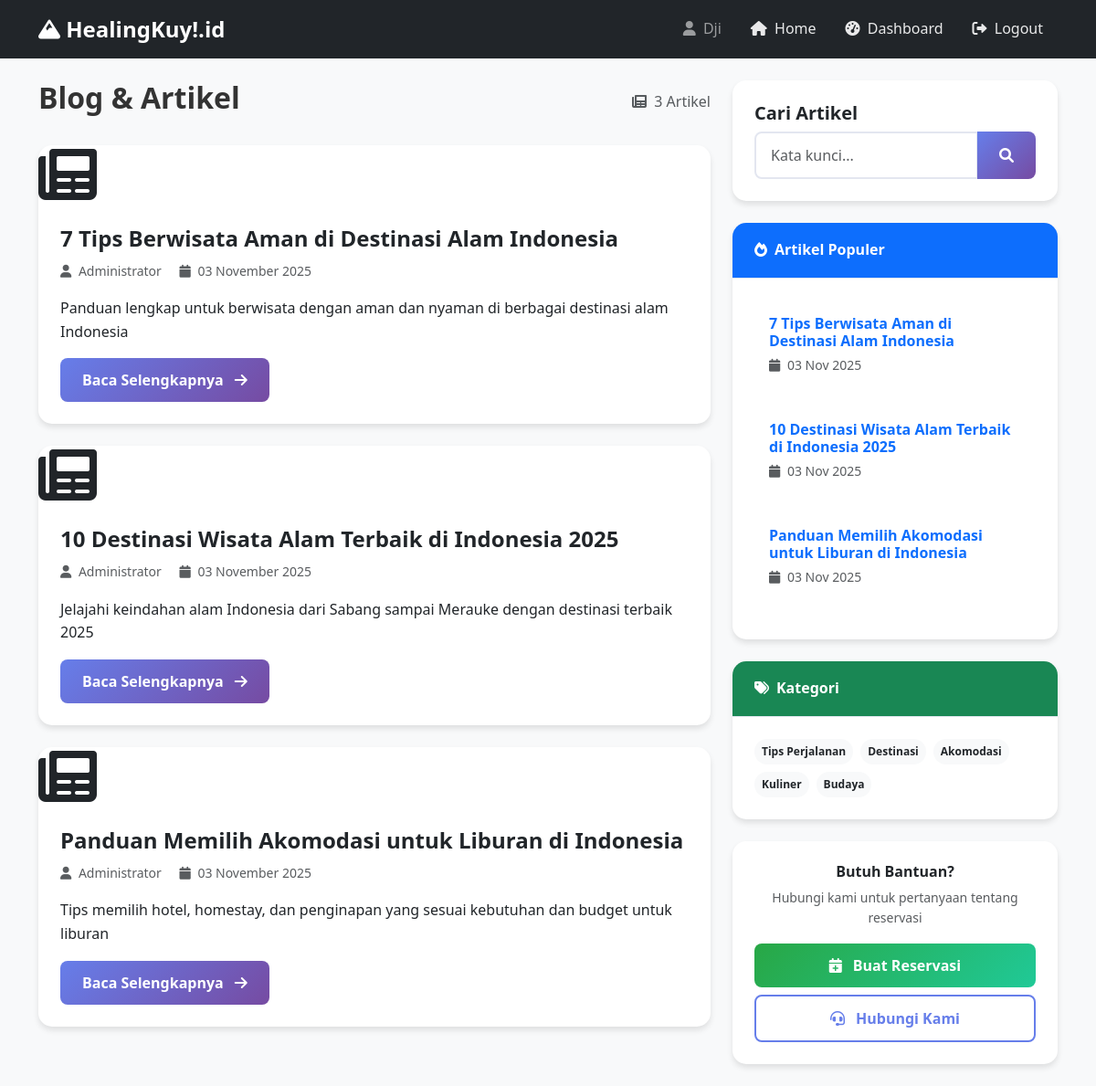
/user/blog.php (signed in), run on the app's committed database.
### tables this page shows
CREATE TABLE `blog_posts` (
  `id` int(11) NOT NULL,
  `title` varchar(255) NOT NULL,
  `content` text NOT NULL,
  `excerpt` text DEFAULT NULL,
  `image` varchar(255) DEFAULT NULL,
  `author_id` int(11) NOT NULL,
  `status` enum('published','draft') DEFAULT 'published',
  `created_at` timestamp NOT NULL DEFAULT current_timestamp(),
  `updated_at` timestamp NOT NULL DEFAULT current_timestamp() ON UPDATE current_timestamp()
);

CREATE TABLE `users` (
  `id` int(11) NOT NULL,
  `name` varchar(100) NOT NULL,
  `email` varchar(100) NOT NULL,
  `password` varchar(255) NOT NULL,
  `role` enum('admin','user') DEFAULT 'user',
  `phone` varchar(20) DEFAULT NULL,
  `address` text DEFAULT NULL,
  `created_at` timestamp NOT NULL DEFAULT current_timestamp()
);

### user/blog.php (the view, shortened to what this page needs)
<?php
include '../includes/config.php';
$search_keyword = '';
$blog_posts = [];
if (isset($_GET['search']) && !empty($_GET['search'])) {
    $search_keyword = sanitize($_GET['search']);
    $stmt = $pdo->prepare("
        SELECT b.*, u.name as author_name
        FROM blog_posts b
        JOIN users u ON b.author_id = u.id
        WHERE b.status = 'published'
        AND (b.title LIKE ? OR b.content LIKE ? OR b.excerpt LIKE ?)
        ORDER BY b.created_at DESC
    ");
    $search_term = "%$search_keyword%";
    $stmt->execute([$search_term, $search_term, $search_term]);
    $blog_posts = $stmt->fetchAll();
} else {
    $stmt = $pdo->query("
        SELECT b.*, u.name as author_name
        FROM blog_posts b
        JOIN users u ON b.author_id = u.id
        WHERE b.status = 'published'
        ORDER BY b.created_at DESC
    ");
    $blog_posts = $stmt->fetchAll();
}
$popular_posts = $pdo->query("
    SELECT b.*, u.name as author_name
    FROM blog_posts b
    JOIN users u ON b.author_id = u.id
    WHERE b.status = 'published'
    ORDER BY b.created_at DESC
    LIMIT 3
")->fetchAll();
?>
<!DOCTYPE html>
<html lang="id">
<head>
    <link href="https://cdn.jsdelivr.net/npm/bootstrap@5.3.0/dist/css/bootstrap.min.css" rel="stylesheet">
    <link href="https://cdnjs.cloudflare.com/ajax/libs/font-awesome/6.0.0/css/all.min.css" rel="stylesheet">
    <link href="../assets/css/style.css" rel="stylesheet">
</head>
<body>
    <nav class="navbar navbar-expand-lg navbar-dark bg-dark">
        <div class="container">
            <a class="navbar-brand fw-bold" href="../index.php">
                <i class="fas fa-mountain"></i> HealingKuy!.id
            </a>
            <div class="navbar-nav ms-auto">
                <span class="navbar-text me-3">
                    <i class="fas fa-user me-1"></i> <?php echo $_SESSION['name']; ?>
                </span>
                <a class="nav-link" href="../index.php"><i class="fas fa-home me-1"></i> Home</a>
                <a class="nav-link" href="dashboard.php"><i class="fas fa-tachometer-alt me-1"></i> Dashboard</a>
                <a class="nav-link" href="../logout.php"><i class="fas fa-sign-out-alt me-1"></i> Logout</a>
            </div>
        </div>
    </nav>
    <div class="container mt-4">
        <div class="row">
            <div class="col-lg-8">
                <div class="d-flex justify-content-between align-items-center mb-4">
                    <h2>Blog & Artikel</h2>
                    <div class="text-muted">
                        <i class="fas fa-newspaper me-1"></i>
                        <?php echo count($blog_posts); ?> Artikel
                    </div>
                </div>
                <?php if(empty($blog_posts)): ?>
                    <div class="text-center py-5">
                        <i class="fas fa-newspaper fa-4x text-muted mb-3"></i>
                        <h5 class="text-muted">
                            <?php if($search_keyword): ?>
                                Tidak ditemukan artikel dengan kata kunci "<?php echo $search_keyword; ?>"
                            <?php else: ?>
                                Belum ada artikel blog
                            <?php endif; ?>
                        </h5>
                        <p class="text-muted">
                            <?php if($search_keyword): ?>
                                <a href="blog.php" class="btn btn-primary mt-2">Lihat Semua Artikel</a>
                            <?php else: ?>
                                Silakan kembali lagi nanti untuk membaca artikel terbaru.
                            <?php endif; ?>
                        </p>
                    </div>
                <?php else: ?>
                    <?php foreach($blog_posts as $post): ?>
                    <div class="card blog-card mb-4">
                        <div class="blog-image">
                            <i class="fas fa-newspaper fa-4x"></i>
                        </div>
                        <div class="card-body">
                            <h4 class="card-title"><?php echo $post['title']; ?></h4>
                            <div class="text-muted mb-3">
                                <small>
                                    <i class="fas fa-user me-1"></i> <?php echo $post['author_name']; ?>
                                    <i class="fas fa-calendar me-1 ms-3"></i> <?php echo date('d F Y', strtotime($post['created_at'])); ?>
                                </small>
                            </div>
                            <p class="card-text">
                                <?php
                                $excerpt = $post['excerpt'] ?: strip_tags($post['content']);
                                echo strlen($excerpt) > 200 ? substr($excerpt, 0, 200) . '...' : $excerpt;
                                ?>
                            </p>
                            <a href="blog_detail.php?id=<?php echo $post['id']; ?>" class="btn btn-primary">
                                Baca Selengkapnya <i class="fas fa-arrow-right ms-1"></i>
                            </a>
                        </div>
                    </div>
                    <?php endforeach; ?>
                <?php endif; ?>
            </div>
            <div class="col-lg-4">
                <div class="card mb-4">
                    <div class="card-body">
                        <h5 class="card-title">Cari Artikel</h5>
                        <form method="GET" action="blog.php">
                            <div class="input-group">
                                <input type="text" class="form-control" name="search"
                                       value="<?php echo $search_keyword; ?>"
                                       placeholder="Kata kunci...">
                                <button class="btn btn-primary" type="submit">
                                    <i class="fas fa-search"></i>
                                </button>
                            </div>
                        </form>
                    </div>
                </div>
                <div class="card mb-4">
                    <div class="card-header bg-primary text-white">
                        <h6 class="mb-0"><i class="fas fa-fire me-2"></i>Artikel Populer</h6>
                    </div>
                    <div class="card-body">
                        <?php foreach($popular_posts as $post): ?>
                        <div class="popular-post mb-3 p-3">
                            <h6 class="mb-1">
                                <a href="blog_detail.php?id=<?php echo $post['id']; ?>" class="text-decoration-none">
                                    <?php echo $post['title']; ?>
                                </a>
                            </h6>
                            <small class="text-muted">
                                <i class="fas fa-calendar me-1"></i>
                                <?php echo date('d M Y', strtotime($post['created_at'])); ?>
                            </small>
                        </div>
                        <?php endforeach; ?>
                    </div>
                </div>
                <div class="card mb-4">
                    <div class="card-header bg-success text-white">
                        <h6 class="mb-0"><i class="fas fa-tags me-2"></i>Kategori</h6>
                    </div>
                    <div class="card-body">
                        <div class="d-flex flex-wrap gap-2">
                            <span class="badge bg-light text-dark p-2">Tips Perjalanan</span>
                            <span class="badge bg-light text-dark p-2">Destinasi</span>
                            <span class="badge bg-light text-dark p-2">Akomodasi</span>
                            <span class="badge bg-light text-dark p-2">Kuliner</span>
                            <span class="badge bg-light text-dark p-2">Budaya</span>
                        </div>
                    </div>
                </div>
                <div class="card">
                    <div class="card-body text-center">
                        <h6>Butuh Bantuan?</h6>
                        <p class="text-muted small mb-3">Hubungi kami untuk pertanyaan tentang reservasi</p>
                        <div class="d-grid gap-2">
                            <a href="reservation.php" class="btn btn-success">
                                <i class="fas fa-calendar-plus me-1"></i> Buat Reservasi
                            </a>
                            <a href="../index.php#contact" class="btn btn-outline-primary">
                                <i class="fas fa-headset me-1"></i> Hubungi Kami
                            </a>
                        </div>
                    </div>
                </div>
            </div>
        </div>
    </div>
</body>
</html>

### assets/css/style.css (style rules this page uses)
:root { --primary-color: #667eea; --primary-dark: #5a6fd8; --secondary-color: #764ba2; --success-color: #28a745; --warning-color: #ffc107; --danger-color: #dc3545; --info-color: #17a2b8; --light-color: #f8f9fa; --dark-color: #343a40; --gradient-primary: linear-gradient(135deg, #667eea 0%, #764ba2 100%); --gradient-success: linear-gradient(135deg, #28a745 0%, #20c997 100%); --gradient-warning: linear-gradient(135deg, #ffc107 0%, #fd7e14 100%); --gradient-danger: linear-gradient(135deg, #dc3545 0%, #e83e8c 100%); --border-radius: 15px; --box-shadow: 0 4px 6px rgba(0, 0, 0, 0.1); --box-shadow-hover: 0 8px 15px rgba(0, 0, 0, 0.2); --transition: all 0.3s ease; }
* { margin: 0; padding: 0; box-sizing: border-box; }
body { font-family: 'Segoe UI', Tahoma, Geneva, Verdana, sans-serif; line-height: 1.6; color: #333; background-color: #f8f9fa; }
h1, h2, h3, h4, h5, h6 { font-weight: 700; line-height: 1.2; margin-bottom: 0.5rem; }
.navbar-brand { font-weight: 800; font-size: 1.5rem; }
.navbar-dark .navbar-nav .nav-link { color: rgba(255, 255, 255, 0.9); font-weight: 500; transition: var(--transition); padding: 0.5rem 1rem; border-radius: 0.375rem; }
.card { border: none; border-radius: var(--border-radius); box-shadow: var(--box-shadow); transition: var(--transition); margin-bottom: 1.5rem; }
.card-header { background-color: white; border-bottom: 1px solid #e3e6f0; padding: 1.25rem 1.5rem; border-radius: var(--border-radius) var(--border-radius) 0 0 !important; }
.card-body { padding: 1.5rem; }
.btn { border-radius: 0.5rem; font-weight: 600; padding: 0.75rem 1.5rem; transition: var(--transition); border: none; text-decoration: none; display: inline-flex; align-items: center; justify-content: center; gap: 0.5rem; }
.btn-primary { background: var(--gradient-primary); color: white; }
.btn-success { background: var(--gradient-success); color: white; }
.btn-outline-primary { border: 2px solid var(--primary-color); color: var(--primary-color); background: transparent; }
.badge { font-weight: 600; padding: 0.5rem 1rem; border-radius: 50px; }
.form-control { border-radius: 0.5rem; border: 2px solid #e3e6f0; padding: 0.75rem 1rem; transition: var(--transition); }

### data on the page
blog_posts: title "7 Tips Berwisata Aman di Destinasi Alam Indonesia", author.name "Administrator", created_at "03 November 2025", excerpt "Panduan lengkap untuk berwisata dengan aman dan nyaman di berbagai destinasi alam Indonesia", created_at "03 Nov 2025"
blog_posts: title "10 Destinasi Wisata Alam Terbaik di Indonesia 2025", author.name "Administrator", created_at "03 November 2025", excerpt "Jelajahi keindahan alam Indonesia dari Sabang sampai Merauke dengan destinasi terbaik 2025", created_at "03 Nov 2025"
blog_posts: title "Panduan Memilih Akomodasi untuk Liburan di Indonesia", author.name "Administrator", created_at "03 November 2025", excerpt "Tips memilih hotel, homestay, dan penginapan yang sesuai kebutuhan dan budget untuk liburan", created_at "03 Nov 2025"

### other printed values
$_SESSION['name'] "Dji"
count($blog_posts) "3"
